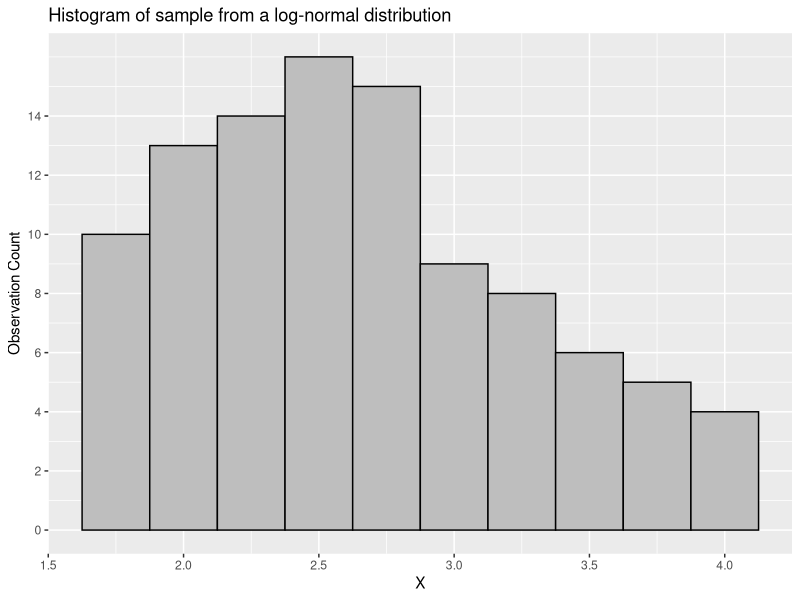
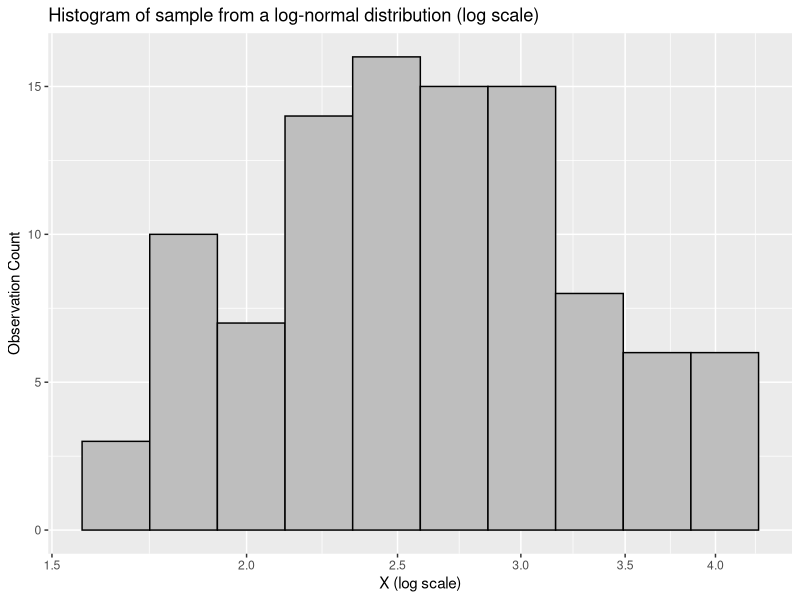

Write the R code that produced these figures, in order.
## ---- chunk 1
library(knitr)
opts_chunk$set(fig.width=12, fig.height=4, fig.path='RmdFigs/',
               warning=FALSE, message=FALSE)
if(!require("ggplot2")) install.packages("ggplot2", repos="http://cran.us.r-project.org")
## ---- chunk 2
set.seed(353)
## ---- chunk 3
require(ggplot2)
## ---- chunk 4
mu <- 1
sigma <- 0.25
x <- rlnorm(n = 100, meanlog = mu, sdlog = sigma)
## ---- chunk 5
ggplot(data = data.frame(x), aes(x)) + 
  geom_histogram(binwidth = 0.25, fill = I("grey"), col = I("black")) +
  scale_y_continuous(breaks = seq(0,15,2)) + 
  labs(title = "Histogram of sample from a log-normal distribution", x = "X", y = "Observation Count")
## ---- chunk 6

ggplot(data = data.frame(x), aes(x)) + 
  geom_histogram(binwidth = 0.1, fill = I("grey"), col = I("black")) +
  scale_x_continuous(trans='log') + 
  labs(title = "Histogram of sample from a log-normal distribution (log scale)", x = "X (log scale)", y = "Observation Count")
